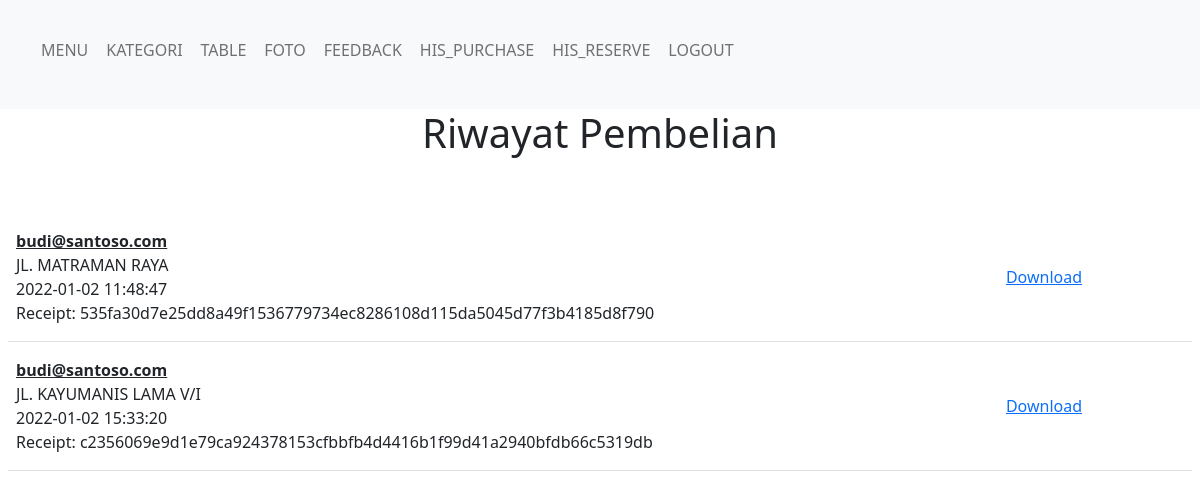
Screenshot of /administrator/historyPurchase.php (signed in) with the database file from the repository.
### tables this page shows
CREATE TABLE IF NOT EXISTS `purchase_history_tb` (
  `id` int(255) NOT NULL AUTO_INCREMENT,
  `receipt_code` varchar(255) NOT NULL,
  `tanggal_beli` datetime NOT NULL,
  `alamat` varchar(255) NOT NULL,
  `acc_id` int(255) NOT NULL,
  `filename` varchar(255) DEFAULT NULL,
  PRIMARY KEY (`id`)
);

CREATE TABLE IF NOT EXISTS `account_tb` (
  `id` int(255) NOT NULL AUTO_INCREMENT,
  `email` varchar(255) NOT NULL,
  `gambar_profil` varchar(255) DEFAULT 'no-photo.png',
  `password` varchar(255) NOT NULL,
  PRIMARY KEY (`id`),
  UNIQUE KEY `email` (`email`)
);

### administrator/historyPurchase.php (the view, shortened to what this page needs)
<?php
    include('_dbconfig/dbConfig.php');
?>
<!DOCTYPE html>
<html class="notranslate" translate="no">
    <head>
        <?php include("_library/lib-include.php")?>
    </head>
    <body>
        <?php
            include("_framework/header.php");
        ?>
        <h1 class="text-center">Riwayat Pembelian</h1>
        <div class="mt-3 p-2">
            <div class="mt-4">
                <?php
                    echo'<div class="py-2">';
                    $stmt = $db->prepare('SELECT * FROM purchase_history_tb a JOIN account_tb b ON a.acc_id=b.id');
                    $stmt->execute();
                    $purHistory = $stmt->fetchAll(PDO::FETCH_ASSOC);
                    if(count($purHistory)>0){
                        for($i=0; $i<count($purHistory); $i++){
                            echo'
                                <div class="d-flex py-2 flex-wrap align-items-stretch w-100 border-bottom">
                                    <div class="d-flex flex-column p-2 col-12 col-sm-9">
                                        <div class="text-wrap text-break w-100" style="text-decoration:underline; font-weight:bold">'.$purHistory[$i]['email'].'</div>
                                        <div class="text-wrap text-break w-100">'.$purHistory[$i]['alamat'].'</div>
                                        <div class="text-truncate w-100">'.$purHistory[$i]['tanggal_beli'].'</div>
                                        <div class="text-truncate w-100 d-inline-block">Receipt: '.$purHistory[$i]['receipt_code'].'</div>
                                    </div>
                                    <a class="col-12 col-sm-3 d-flex justify-content-center align-items-center" href="receipt/makanan/'.$purHistory[$i]['filename'].'" download>Download</a>
                                </div>
                                ';
                        }
                    }
                    else{
                        echo 'Tidak ada riwayat pembelian...';
                    }
                ?>
            </div>
        </div>
    </body>
</html>

### rows the page displays
purchase_history_tb: account_tb.email "budi@santoso.com", alamat "JL. MATRAMAN RAYA", tanggal_beli "2022-01-02 11:48:47", receipt_code "535fa30d7e25dd8a49f1536779734ec8286108d115da5045d77f3b4185d8f790"
purchase_history_tb: account_tb.email "budi@santoso.com", alamat "JL. KAYUMANIS LAMA V/I", tanggal_beli "2022-01-02 15:33:20", receipt_code "c2356069e9d1e79ca924378153cfbbfb4d4416b1f99d41a2940bfdb66c5319db"
